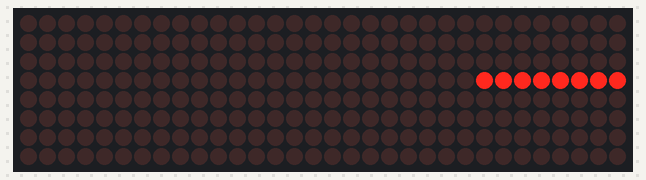
Bench run of a sketch on a simulated Arduino Uno, built with avr-gcc and run on an emulated ATmega328P. On the bench: 32×8 LED matrix.

Above: at 1.3 s.
At 4.6 s:
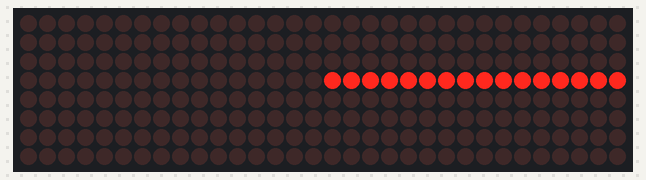
At 7.9 s:
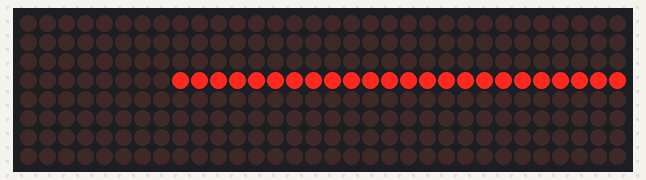
At 11.2 s:
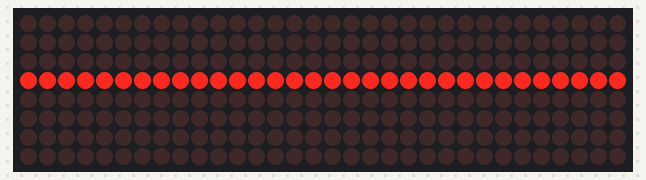

Measured:
- what the display in image 0 shows lasts 3.3 s, from 1.2 s to 4.5 s

The sketch:

led_matrix_straight_line.ino
```cpp
#include "LedControl.h"

LedControl lc=LedControl(10,12,11,4);  // Pins: DIN,CLK,CS, # of Display connected

unsigned long delayTime=200;  // Delay between Frames


byte st_0[] = { B00000000,B00000000,B00000000,B11111111,B00000000,B00000000,B00000000,B00000000};
byte st_1[] = { B00000000,B00000000,B00000000,B11111111,B00000000,B00000000,B00000000,B00000000};
byte st_2[] = { B00000000,B00000000,B00000000,B11111111,B00000000,B00000000,B00000000,B00000000};
byte st_3[] = { B00000000,B00000000,B00000000,B11111111,B00000000,B00000000,B00000000,B00000000};

void setup()
{
  lc.shutdown(0,false);  // Wake up displays
  lc.shutdown(1,false);
  lc.shutdown(2,false);  // Wake up displays
  lc.shutdown(3,false);
  lc.setIntensity(0,5);  // Set intensity levels
  lc.setIntensity(1,5);
  lc.setIntensity(2,5);  // Set intensity levels
  lc.setIntensity(3,5);
  lc.clearDisplay(0);  // Clear Displays
  lc.clearDisplay(1);
  lc.clearDisplay(2);  // Clear Displays
  lc.clearDisplay(3);
}

void loop()
{
  st1();
  delay(100);
  st2();
  delay(100);
  st3();
  delay(100);
  st4();
  delay(100);

}

void st1()
{

  for (int i = 0; i < 8; i++)
  {
    lc.setRow(0,i,st_1[i]);
    lc.setIntensity(1,5);
    delay(400);
  }
}
  void st2()
{

  for (int i = 0; i < 8; i++)
  {
    lc.setRow(1,i,st_2[i]);
    lc.setIntensity(2,5);
    delay(400);
  }
}
void st3()
{

  for (int i = 0; i < 8; i++)
  {
    lc.setRow(2,i,st_3[i]);
    lc.setIntensity(3,5);
    delay(400);
  }
}

void st4()
{

  for (int i = 0; i < 8; i++)
  {
    lc.setRow(3,i,st_0[i]);
    lc.setIntensity(0,5);
    delay(400);
  }
}
```
